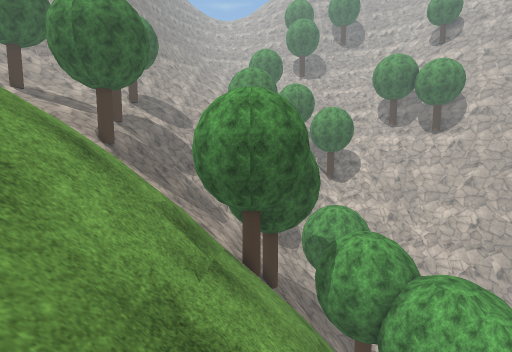
view 1 (above)

24 first-person views from a walk through a Unity game level. The camera is 1.4 m above the floor, tilts 6° down and sees 85° across. The floor is counted in squares, 1 m on a side. Each view is taken from the middle of a square. On the plan, view 1 faces up. The plan holds only what a view shows up to about 14 squares ahead; the rest is blank. The place goes on beyond the plan. Some trees and plants on the terrain are drawn as simple stand-ins. The player character is not drawn. Some surface patterns are stand-ins.

view 2
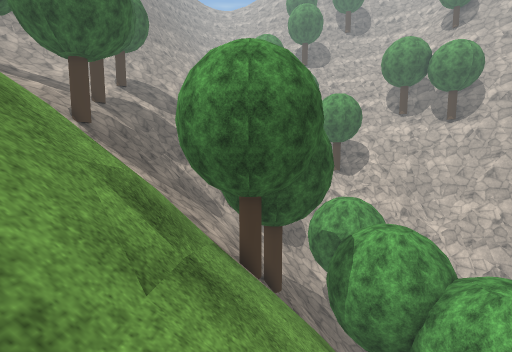

view 3
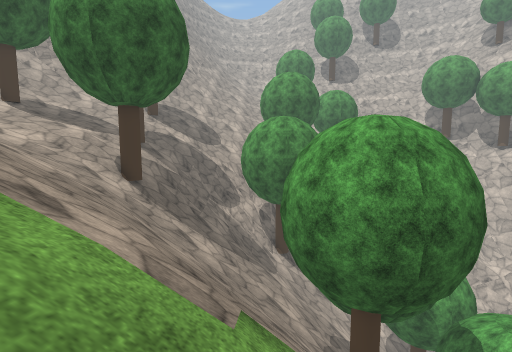

view 4
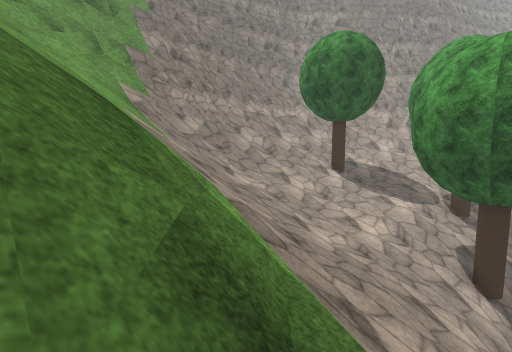

view 5
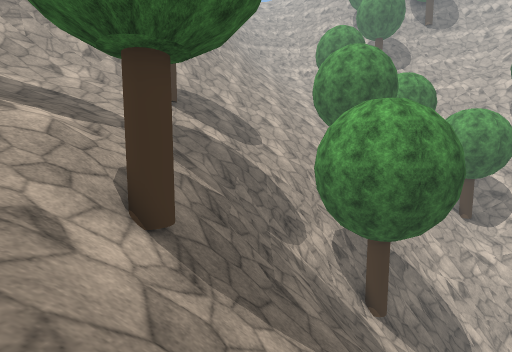

view 6
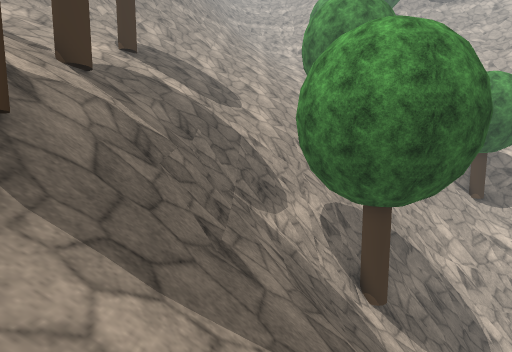

view 7
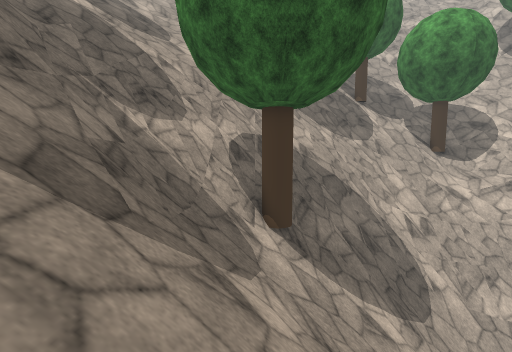

view 8
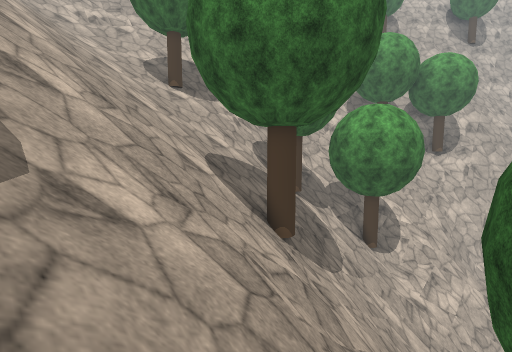

view 9
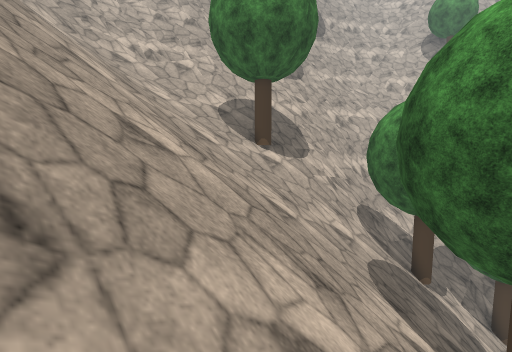

view 10
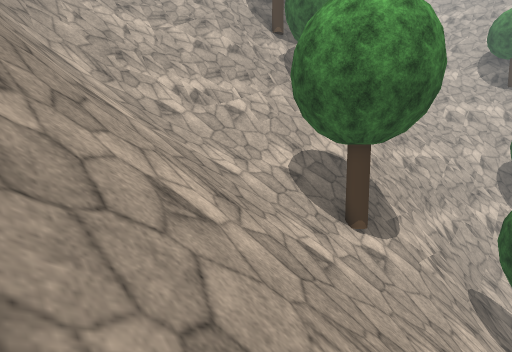

view 11
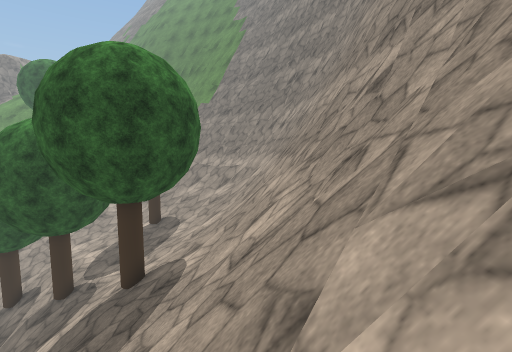

view 12
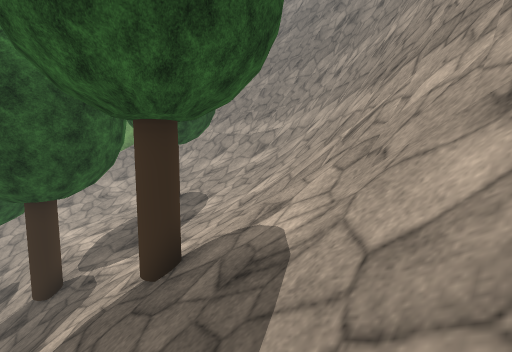

view 13
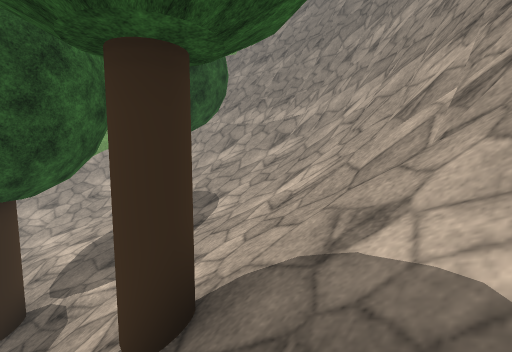

view 14
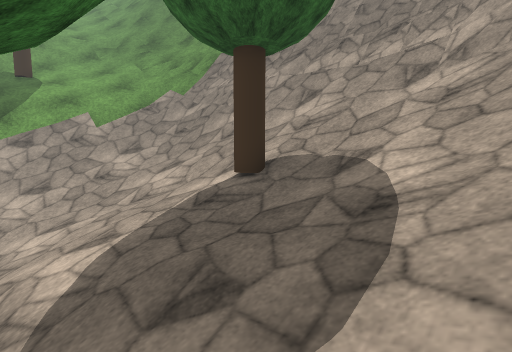

view 15
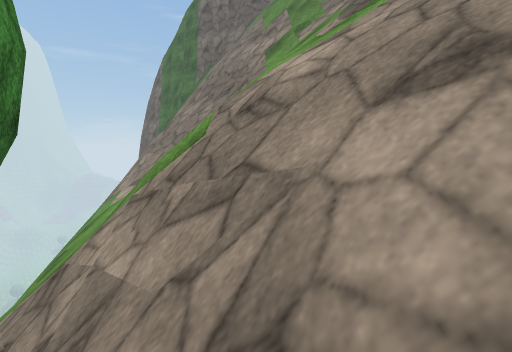

view 16
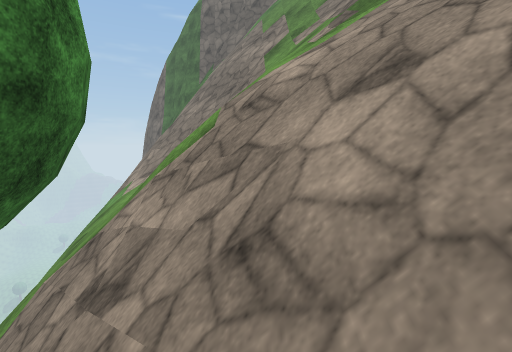

view 17
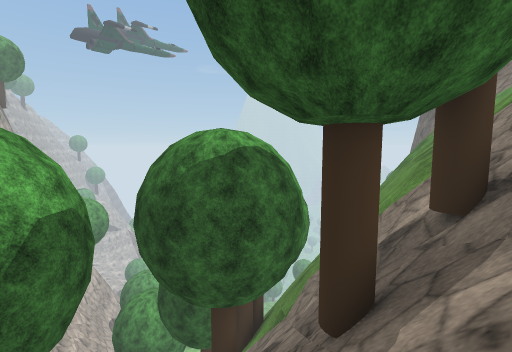

view 18
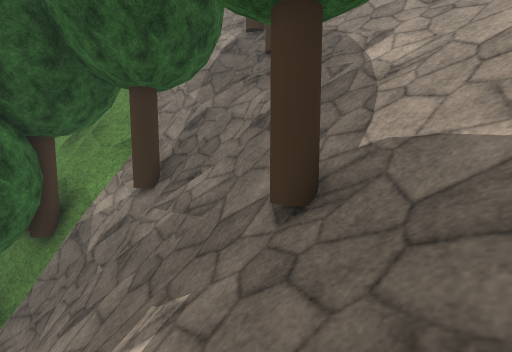

view 19
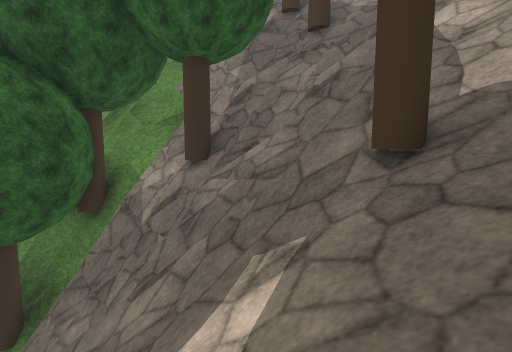

view 20
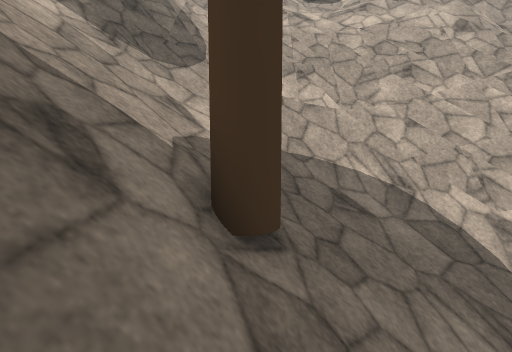

view 21
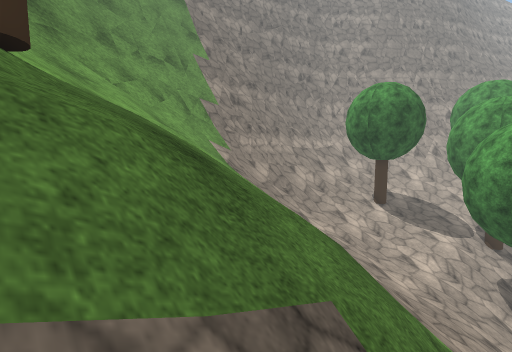

view 22
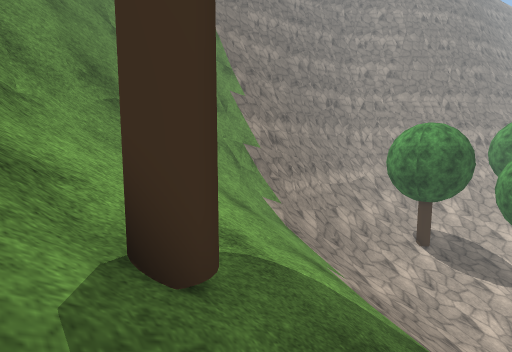

view 23
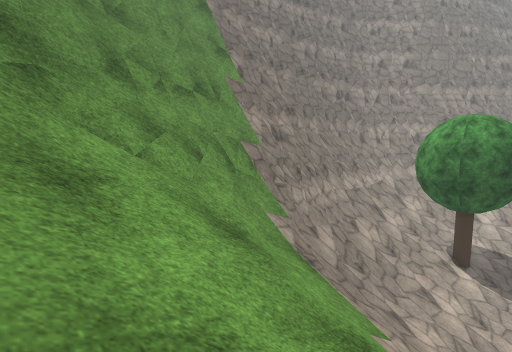

view 24
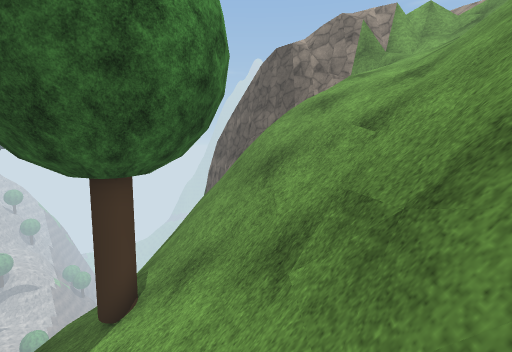

### Floor plan
Key: @ floor where view 1 was taken; # wall or solid block; . main floor; : floor 0.75 m higher than the main floor; + floor 1.5 m higher than the main floor; - floor 1.75 m lower than the main floor; _ floor 3.25 m lower than the main floor; < floor 4 m lower than the main floor; ( floor 6.5 m lower than the main floor; ! floor 9.75 m lower than the main floor; / step, stairs or slope; = window, fence, low wall or low ledge; ^ raised ledge; v drop or lower ground; T tree.
Columns run from 19 left of view 1 to 9 right of it. Each row starts with its distance up from view 1.
 44               ###
 43              #==##
 42              =//####
 41              /////######
 40              ////////=##
 39              ///////////
 38              ///////////
 37             /////////////
 36             //////////////vv
 35             ////////T////vv
 34             ////////////v
 33             ////////////#####
 32        ###=/////////////#====
 31        ##=/////////////T/////
 30       ##==/////////////T/////
 29       #^///////////////T/////
 28      ##=//////////////////TTT
 27     ##=///////////TTvvvv//T#=
 26     ##=////////////Tvvv./////
 25   ###==///////////+:vv##-///
 24  ###==///T///////v:.vv###vvvv
 23  #===////T//////+vvvv##=###vv
 22  #/////////////vT#####====###
 21 ##////////////vT###===//////#
 20 ##////////////v#=TT///// ////
 19 #/////////T///v#/////////////
 18 #/////////T//=///////////////
 17 #////T//////////////////T///
 16 #///////////////////////T///
 15 #//////////T////////////////
 14 #//////////T/////////v//////
 13 #///////////////////Tv(/////
 12 ##////////////////T/TvTTT!//
 11 ##///////////////TTT_vT#T
 10 #=///////////////TT#^<T#==###
  9 #////////////////TTT#vv######
  8 #////////////////////vvvT#
  7 ##///////////////////vvvvT
  6 =#/////////////// =//vv vv
  5 #////////////////////vv  v
  4 #/////////////////////v
  3 #////////// /// //////vv
  2 #=///////// /// =/////vv
  1 ##=////T///////v#=////vv
  0  #v///////  ==v=##=@//v
 -1  #////////=########//v
 -2  #//////==v ########=v

Where each view was taken, in squares from view 1:
view 1: 0 up, 0 right, facing up
view 2: 2 up, 0 right, facing up
view 3: 4 up, 3 left, facing up
view 4: 4 up, 7 left, facing up-left
view 5: 10 up, 6 left, facing up
view 6: 12 up, 5 left, facing up
view 7: 13 up, 2 left, facing up
view 8: 22 up, 6 left, facing up-right
view 9: 27 up, 7 left, facing up-right
view 10: 31 up, 7 left, facing up-right
view 11: 32 up, 7 left, facing down-left
view 12: 28 up, 8 left, facing down-left
view 13: 26 up, 9 left, facing down-left
view 14: 21 up, 10 left, facing down-left
view 15: 12 up, 4 left, facing down
view 16: 13 up, 4 left, facing down
view 17: 16 up, 1 left, facing down-right
view 18: 19 up, 8 right, facing down-left
view 19: 18 up, 9 right, facing down-left
view 20: 14 up, 5 right, facing up
view 21: 1 up, 8 left, facing up-left
view 22: 0 up, 10 left, facing up-left
view 23: 2 up, 12 left, facing up-left
view 24: 3 up, 18 left, facing down-right
